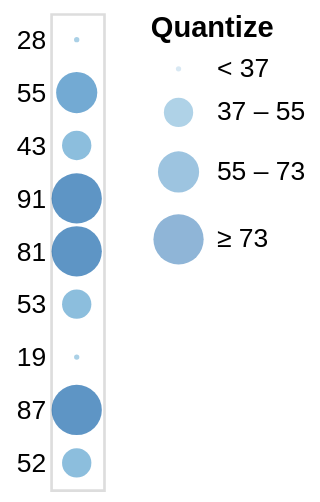

Source (Vega-Lite JSON):
### Vega specification from a JSON file in a GitHub repository (floating-point values rounded to 4 significant figures)
{"$schema": "https://vega.github.io/schema/vega/v5.json", "background": "white", "padding": 5, "width": 20, "style": "cell", "data": [{"name": "source_0", "values": [{"a": "A", "b": 28}, {"a": "B", "b": 55}, {"a": "C", "b": 43}, {"a": "D", "b": 91}, {"a": "E", "b": 81}, {"a": "F", "b": 53}, {"a": "G", "b": 19}, {"a": "H", "b": 87}, {"a": "I", "b": 52}]}, {"name": "data_0", "source": "source_0", "transform": [{"type": "filter", "expr": "isValid(datum[\"b\"]) && isFinite(+datum[\"b\"])"}]}], "signals": [{"name": "y_step", "value": 20}, {"name": "height", "update": "bandspace(domain('y').length, 1, 0.5) * y_step"}], "marks": [{"name": "marks", "type": "symbol", "style": ["circle"], "from": {"data": "data_0"}, "encode": {"update": {"opacity": {"value": 0.7}, "fill": {"scale": "color", "field": "b"}, "ariaRoleDescription": {"value": "circle"}, "description": {"signal": "\"b: \" + (isValid(datum[\"b\"]) ? datum[\"b\"] : \"\"+datum[\"b\"])"}, "x": {"signal": "width", "mult": 0.5}, "y": {"scale": "y", "field": "b"}, "size": {"scale": "size", "field": "b"}, "shape": {"value": "circle"}}}}], "scales": [{"name": "y", "type": "point", "domain": {"data": "data_0", "field": "b"}, "range": {"step": {"signal": "y_step"}}, "padding": 0.5}, {"name": "color", "type": "quantize", "domain": {"data": "data_0", "field": "b"}, "range": "ramp", "zero": true, "interpolate": "hcl"}, {"name": "size", "type": "quantize", "domain": {"data": "data_0", "field": "b"}, "range": {"signal": "sequence(4, 361 + (361 - 4) / (4 - 1), (361 - 4) / (4 - 1))"}, "zero": false}], "axes": [{"scale": "y", "orient": "left", "grid": false, "domain": false, "ticks": false, "zindex": 0}], "legends": [{"title": "Quantize", "fill": "color", "type": "symbol", "symbolType": "circle", "size": "size", "encode": {"symbols": {"update": {"fillOpacity": {"value": 0.7}, "opacity": {"value": 0.7}, "stroke": {"value": "transparent"}}}}}]}
